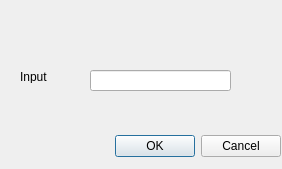
<ui version="4.0" >
 <class>Dialog</class>
 <widget class="QDialog" name="Dialog" >
  <property name="geometry" >
   <rect>
    <x>0</x>
    <y>0</y>
    <width>282</width>
    <height>169</height>
   </rect>
  </property>
  <property name="windowTitle" >
   <string>Dialog</string>
  </property>
  <widget class="QDialogButtonBox" name="buttonBox" >
   <property name="geometry" >
    <rect>
     <x>-60</x>
     <y>130</y>
     <width>341</width>
     <height>32</height>
    </rect>
   </property>
   <property name="orientation" >
    <enum>Qt::Horizontal</enum>
   </property>
   <property name="standardButtons" >
    <set>QDialogButtonBox::Cancel|QDialogButtonBox::NoButton|QDialogButtonBox::Ok</set>
   </property>
  </widget>
  <widget class="QLabel" name="label" >
   <property name="geometry" >
    <rect>
     <x>20</x>
     <y>70</y>
     <width>54</width>
     <height>13</height>
    </rect>
   </property>
   <property name="text" >
    <string>Input</string>
   </property>
  </widget>
  <widget class="QLineEdit" name="lineEdit" >
   <property name="geometry" >
    <rect>
     <x>90</x>
     <y>70</y>
     <width>141</width>
     <height>21</height>
    </rect>
   </property>
  </widget>
 </widget>
 <resources/>
 <connections>
  <connection>
   <sender>buttonBox</sender>
   <signal>accepted()</signal>
   <receiver>Dialog</receiver>
   <slot>accept()</slot>
   <hints>
    <hint type="sourcelabel" >
     <x>248</x>
     <y>254</y>
    </hint>
    <hint type="destinationlabel" >
     <x>157</x>
     <y>274</y>
    </hint>
   </hints>
  </connection>
  <connection>
   <sender>buttonBox</sender>
   <signal>rejected()</signal>
   <receiver>Dialog</receiver>
   <slot>reject()</slot>
   <hints>
    <hint type="sourcelabel" >
     <x>316</x>
     <y>260</y>
    </hint>
    <hint type="destinationlabel" >
     <x>286</x>
     <y>274</y>
    </hint>
   </hints>
  </connection>
 </connections>
</ui>
